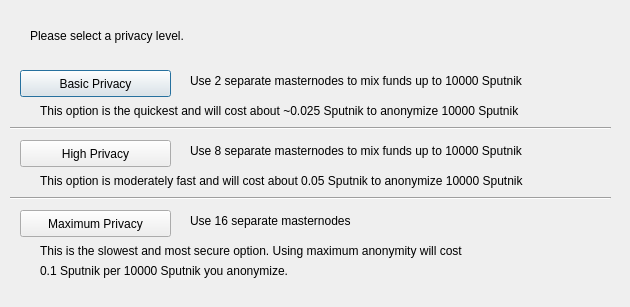
<?xml version="1.0" encoding="UTF-8"?>
<ui version="4.0">
 <class>ObfuscationConfig</class>
 <widget class="QDialog" name="ObfuscationConfig">
  <property name="geometry">
   <rect>
    <x>0</x>
    <y>0</y>
    <width>630</width>
    <height>307</height>
   </rect>
  </property>
  <property name="windowTitle">
   <string>Configure Obfuscation</string>
  </property>
  <widget class="QPushButton" name="buttonBasic">
   <property name="geometry">
    <rect>
     <x>20</x>
     <y>70</y>
     <width>151</width>
     <height>27</height>
    </rect>
   </property>
   <property name="text">
    <string>Basic Privacy</string>
   </property>
  </widget>
  <widget class="QPushButton" name="buttonHigh">
   <property name="geometry">
    <rect>
     <x>20</x>
     <y>140</y>
     <width>151</width>
     <height>27</height>
    </rect>
   </property>
   <property name="text">
    <string>High Privacy</string>
   </property>
  </widget>
  <widget class="QPushButton" name="buttonMax">
   <property name="geometry">
    <rect>
     <x>20</x>
     <y>210</y>
     <width>151</width>
     <height>27</height>
    </rect>
   </property>
   <property name="text">
    <string>Maximum Privacy</string>
   </property>
  </widget>
  <widget class="QLabel" name="label">
   <property name="geometry">
    <rect>
     <x>30</x>
     <y>20</y>
     <width>571</width>
     <height>31</height>
    </rect>
   </property>
   <property name="text">
    <string>Please select a privacy level.</string>
   </property>
  </widget>
  <widget class="QLabel" name="label_2">
   <property name="geometry">
    <rect>
     <x>190</x>
     <y>70</y>
     <width>421</width>
     <height>21</height>
    </rect>
   </property>
   <property name="text">
    <string>Use 2 separate masternodes to mix funds up to 10000 Sputnik</string>
   </property>
  </widget>
  <widget class="QLabel" name="label_3">
   <property name="geometry">
    <rect>
     <x>190</x>
     <y>140</y>
     <width>411</width>
     <height>21</height>
    </rect>
   </property>
   <property name="text">
    <string>Use 8 separate masternodes to mix funds up to 10000 Sputnik</string>
   </property>
  </widget>
  <widget class="QLabel" name="label_4">
   <property name="geometry">
    <rect>
     <x>190</x>
     <y>210</y>
     <width>421</width>
     <height>21</height>
    </rect>
   </property>
   <property name="text">
    <string>Use 16 separate masternodes</string>
   </property>
  </widget>
  <widget class="QLabel" name="label_6">
   <property name="geometry">
    <rect>
     <x>40</x>
     <y>100</y>
     <width>561</width>
     <height>21</height>
    </rect>
   </property>
   <property name="text">
    <string>This option is the quickest and will cost about ~0.025 Sputnik to anonymize 10000 Sputnik</string>
   </property>
  </widget>
  <widget class="QLabel" name="label_7">
   <property name="geometry">
    <rect>
     <x>40</x>
     <y>170</y>
     <width>561</width>
     <height>21</height>
    </rect>
   </property>
   <property name="text">
    <string>This option is moderately fast and will cost about 0.05 Sputnik to anonymize 10000 Sputnik</string>
   </property>
  </widget>
  <widget class="QLabel" name="label_8">
   <property name="geometry">
    <rect>
     <x>40</x>
     <y>240</y>
     <width>561</width>
     <height>21</height>
    </rect>
   </property>
   <property name="text">
    <string>This is the slowest and most secure option. Using maximum anonymity will cost</string>
   </property>
  </widget>
  <widget class="QLabel" name="label_9">
   <property name="geometry">
    <rect>
     <x>40</x>
     <y>260</y>
     <width>561</width>
     <height>21</height>
    </rect>
   </property>
   <property name="text">
    <string>0.1 Sputnik per 10000 Sputnik you anonymize.</string>
   </property>
  </widget>
  <widget class="Line" name="line">
   <property name="geometry">
    <rect>
     <x>10</x>
     <y>120</y>
     <width>601</width>
     <height>16</height>
    </rect>
   </property>
   <property name="orientation">
    <enum>Qt::Horizontal</enum>
   </property>
  </widget>
  <widget class="Line" name="line_2">
   <property name="geometry">
    <rect>
     <x>10</x>
     <y>190</y>
     <width>601</width>
     <height>16</height>
    </rect>
   </property>
   <property name="orientation">
    <enum>Qt::Horizontal</enum>
   </property>
  </widget>
 </widget>
 <resources/>
 <connections/>
</ui>
